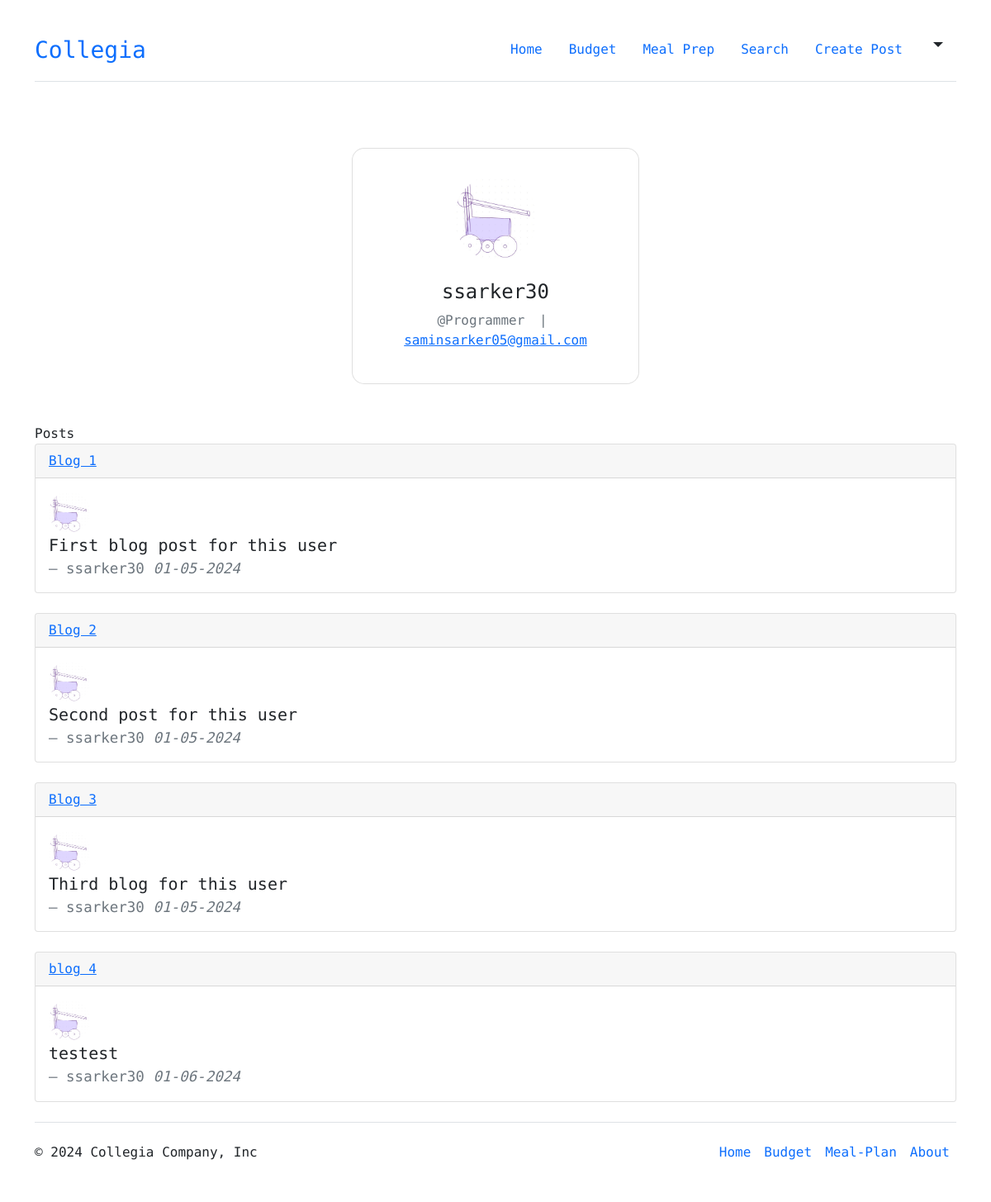
The page /profile/ (signed in) on the database as committed earlier.
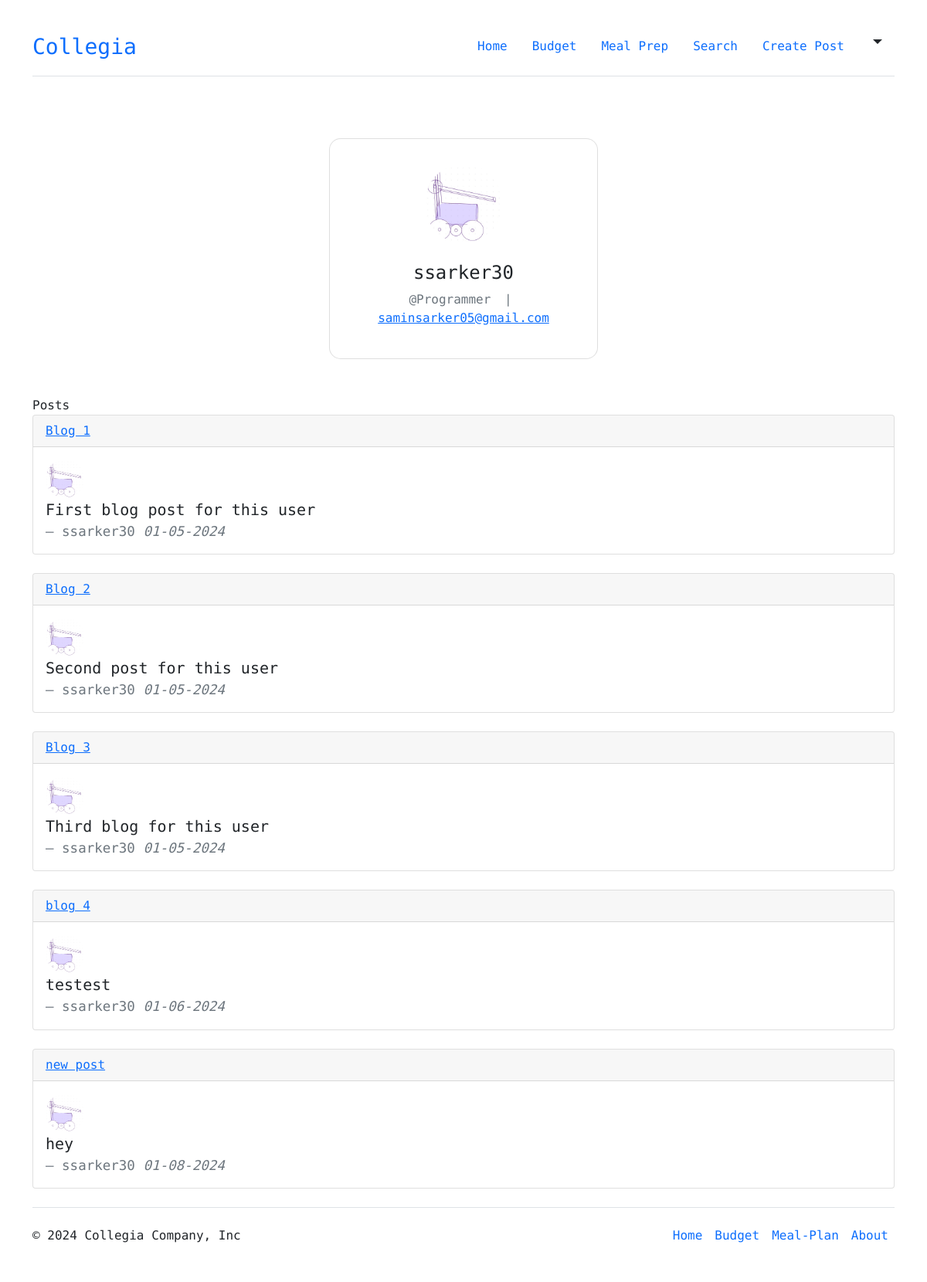
The same page on the database as committed later.
### core/models.py (models this page shows, shortened)
class Post(models.Model):
  title = models.CharField(max_length=100)
  content = models.TextField()
  date_posted = models.DateTimeField(default=timezone.now)
  author = models.ForeignKey(User, on_delete=models.CASCADE)

### users/models.py (models this page shows, shortened)
class Profile(models.Model):
  user = models.OneToOneField(User, on_delete=models.CASCADE)
  image = models.ImageField(default='default.jpg', upload_to='profile_pics')

### users/views.py (the view)
# urls.py: path('profile/', user_views.profile, name="profile"),
@login_required
def profile(request):
  context = {
    'posts': Post.objects.filter(author__username__icontains=request.user)
  }
  return render(request, 'users/profile.html', context)

### users/templates/users/profile.html
{% extends "core/base.html" %}
{% block content %}
    <div class="container py-5 h-100">
      <div class="row d-flex justify-content-center align-items-center h-100">
        <div class="col-md-12 col-xl-4">
          <div class="card" style="border-radius: 15px;">
            <div class="card-body text-center">
              <div class="mt-3 mb-4">
                <img src="{{ user.profile.image.url }}"
                  class="rounded-circle img-fluid" style="width: 100px;" />
              </div>
              <h4 class="mb-2">{{ user.username }}</h4>
              <p class="text-muted mb-4">@Programmer <span class="mx-2">|</span> <a
                  href="#!">{{ user.email }}</a></p>
            </div>
          </div>
        </div>
      </div>
    </div>
    Posts
  {% for post in posts %}
    <div class="card mb-4">
      <div class="card-header">
        <a href="{% url 'detail' post.id %}">{{ post.title }}</a>
      </div>
      <div class="card-body">
        <img src="{{ user.profile.image.url }}" alt="mdo" width="50" height="50" class="rounded-circle">
        <blockquote class="blockquote mb-0">
          <p>{{ post.content }}</p>
          <footer class="blockquote-footer">{{ post.author }} <cite title="Source Title"> {{ post.date_posted|date:"m-d-Y" }}  </cite></footer>
        </blockquote>
      </div>
    </div>
  {% endfor %}
{% endblock content %}

Rows that differ between the two databases and show on the page:
added Post: title "new post", profile.image (picture), content "hey", author "ssarker30", date_posted "01-08-2024"
